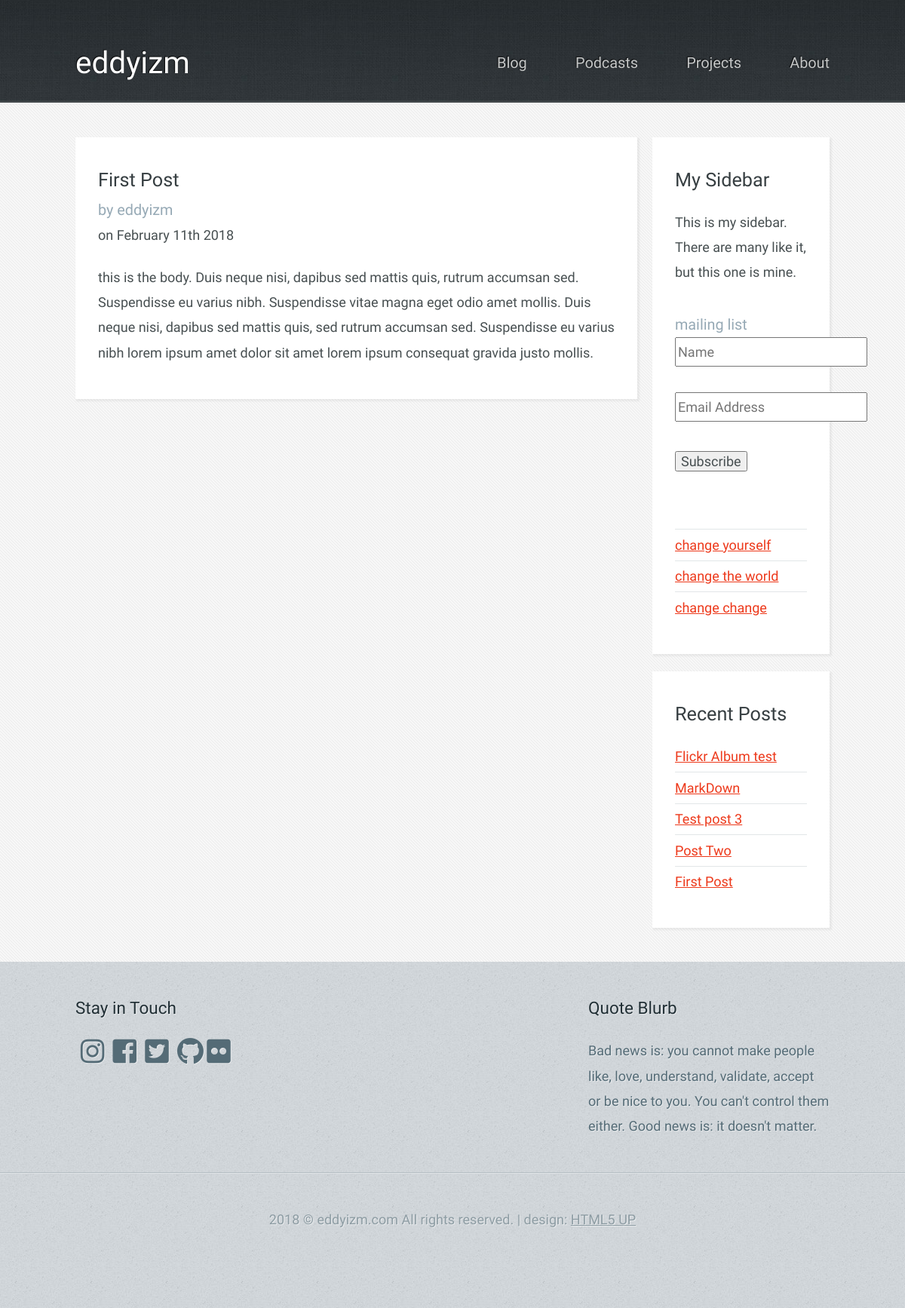
Page /blog/1/ on the committed database.
### blog/models.py (models this page shows, shortened)
class BlogPost(models.Model):
    title = models.CharField(max_length=255)
    date = models.DateTimeField()
    body = models.CharField(max_length=20000)
    author = models.ForeignKey(Author, on_delete=models.DO_NOTHING,)
    tags = models.ManyToManyField(Tag)
    class Meta:
        ordering = ['-date',]

class Author(models.Model):
    name = models.CharField(max_length=64)
    email = models.CharField(max_length=64)

### blog/views.py (the view)
# urls.py: url(r'^blog/(?P<id>[0-9]+)/', views.post_detail, name='post_detail'),
def post_detail(request, id):
    post = BlogPost.objects.get(pk = id);
    posts = BlogPost.objects.all()[:5];
    return render_to_response('blog/post.html', {'post' : post, 'posts' : posts})

### blog/templates/blog/post.html (shortened to what this page needs)
{% extends "blog/layout.html" %}
{% block content %}
      <div id="content-wrapper">
        <div id="content">
          <div class="container">
            <div class="row">
              <div class="9u 12u(mobile)">
                <section>
                  <header>
                      <h2>{{ post.title }}</h2>
                      <h3> <span>by </span> {{ post.author.name }}</h3>
                      <h4> <span>on {{ post.date|date:"F jS o" }} </span></h4>
                  </header>
                    <p> {{ post.body| safe }} </p>
                </section>
               </div>
              <div class="3u 12u(mobile)">
                <section>
                    <header>
                      <h2>My Sidebar</h2>
                    </header>
                    <p>
                      This is my sidebar. There are many like it, but this one is mine.
                    </p>
                    <ul class="link-list">
                      <li>
                          <div class="entry-content" itemprop="text">
                              <div id="mc_embed_signup">
                              <form id="mc-embedded-subscribe-form" class="validate" action="https://eddyizm.us17.list-manage.com/subscribe/post?u=d53e408a6ccb1e1ce4059fb9c&amp;id=9d4ffc78c0" method="post" name="mc-embedded-subscribe-form" novalidate="" target="_blank">
                              <div id="mc_embed_signup_scroll">
                              <h3>mailing list</h3>
                              <div class="mc-field-group">
                                <input id="mce-FNAME" class="required" name="FNAME" placeholder="Name" type="text" value="" /></div>
                                <div class="mc-field-group">
                                <br />
                                <input id="mce-EMAIL" class="required email" name="EMAIL" type="email" placeholder="Email Address" value="" /></div>
                              <div class="clear"><input id="mc-embedded-subscribe" class="button" name="subscribe" type="submit" value="Subscribe" /></div>
                              </div>
                              </form>
                              </div>
                              <p><br />
                              </li>
                      <li><a href="#">change yourself</a></li>
                      <li><a href="#">change the world</a></li>
                      <li><a href="#">change change</a></li>
                    </ul>
                </section>
                <section>
                    <header>
                      <h2>Recent Posts</h2>
                    </header>
                    <ul class="link-list">
                      {% for blog_post in posts %}
                      <li><a href="/blog/{{ blog_post.id }}/"> {{ blog_post.title }} </a></li>
                      {% endfor %}
                      </ul>
                 </section>
              </div>
            </div>
          </div>
        </div>
      </div>
    </div>
      {% endblock %}

### blog/static/blog/assets/css/main.css (style rules this page uses)
html, body, div, span, applet, object, iframe, h1, h2, h3, h4, h5, h6, p, blockquote, pre, a, abbr, acronym, address, big, cite, code, del, dfn, em, img, ins, kbd, q, s, samp, small, strike, strong, sub, sup, tt, var, b, u, i, center, dl, dt, dd, ol, ul, li, fieldset, form, label, legend, table, caption, tbody, tfoot, thead, tr, th, td, article, aside, canvas, details, embed, figure, figcaption, footer, header, hgroup, menu, nav, output, ruby, section, summary, time, mark, audio, video { margin: 0; padding: 0; border: 0; font-size: 100%; font: inherit; vertical-align: baseline; }
article, aside, details, figcaption, figure, footer, header, hgroup, menu, nav, section { display: block; }
body { line-height: 1; }
ol, ul { list-style: none; }
body { -webkit-text-size-adjust: none; }
*, *:before, *:after { -moz-box-sizing: border-box; -webkit-box-sizing: border-box; box-sizing: border-box; }
.container { margin-left: auto; margin-right: auto; }
.container { width: 960px; }
@media screen and (min-width: 737px) { .container { width: 1200px; } }
@media screen and (min-width: 737px) and (max-width: 1200px) { .container { width: 1000px; } }
.row { border-bottom: solid 1px transparent; -moz-box-sizing: border-box; -webkit-box-sizing: border-box; box-sizing: border-box; }
.row > * { float: left; -moz-box-sizing: border-box; -webkit-box-sizing: border-box; box-sizing: border-box; }
.row:after, .row:before { content: ''; display: block; clear: both; height: 0; }
.row > * { padding: 0 0 0 40px; }
.row { margin: 0 0 -1px -40px; }
.\39 u, .\39 u\24 { width: 75%; clear: none; margin-left: 0; }
.\33 u, .\33 u\24 { width: 25%; clear: none; margin-left: 0; }
@media screen and (min-width: 737px) { .row > * { padding: 25px 0 0 25px; } }
@media screen and (min-width: 737px) { .row { margin: -25px 0 -1px -25px; } }
@media screen and (min-width: 737px) and (max-width: 1200px) { .row > * { padding: 20px 0 0 20px; } }
@media screen and (min-width: 737px) and (max-width: 1200px) { .row { margin: -20px 0 -1px -20px; } }
body { background: #D4D9DD url("images/bg03.jpg"); color: #474f51; font-size: 13.5pt; font-family: 'Yanone Kaffeesatz'; line-height: 1.85em; font-weight: 300; }
input, textarea, select { color: #474f51; font-size: 13.5pt; font-family: 'Yanone Kaffeesatz'; line-height: 1.85em; font-weight: 300; }
ul, ol, p, dl { margin: 0 0 2em 0; }
a { text-decoration: underline; }
section > :last-child, .last-child { margin-bottom: 0 !important; }
.link-list li { padding: 0.2em 0 0.2em 0; }
.link-list li:first-child { padding-top: 0 !important; border-top: 0 !important; }
.link-list li:last-child { padding-bottom: 0 !important; border-bottom: 0 !important; }
#content .link-list li { border-bottom: solid 1px #e2e6e8; }
@media screen and (min-width: 737px) { body { min-width: 1200px; } }
@media screen and (min-width: 737px) { section:last-child { margin-bottom: 0 !important; } }
@media screen and (min-width: 737px) { #content-wrapper { background: #f7f7f7 url("images/bg04.png"); border-top: solid 1px #fff; padding: 45px 0 45px 0; } }
@media screen and (min-width: 737px) { #content section { background: #fff; padding: 40px 30px 45px 30px; box-shadow: 2px 2px 2px 1px rgba(128, 128, 128, 0.1); margin: 0 0 10% 0; } }
@media screen and (min-width: 737px) { #content h2 { font-size: 1.8em; color: #373f42; margin: 0 0 0.25em 0; } }
@media screen and (min-width: 737px) { #content h3 { color: #96a9b5; font-size: 1.25em; } }
@media screen and (min-width: 737px) { #content a { color: #ED391B; } }
@media screen and (min-width: 737px) { #content header { margin: 0 0 2em 0; } }
@media screen and (min-width: 737px) and (max-width: 1200px) { body { min-width: 1000px; } }
@media screen and (min-width: 737px) and (max-width: 1200px) { #content h2 { font-size: 1.4em; } }
@media screen and (min-width: 737px) and (max-width: 1200px) { #content h3 { font-size: 1.1em; } }
@media screen and (min-width: 737px) and (max-width: 1200px) { #content header { margin: 0 0 1.25em 0; } }

### rows in the picture
BlogPost: title "First Post", author.name "eddyizm", date "February 11th 2018", body "this is the body. Duis neque nisi, dapibus sed mattis quis, rutrum accumsan sed. Suspendisse eu varius nibh. Suspendisse vitae magna eget odio amet mollis. Duis neque nisi, dapibus sed mattis quis, sed rutrum accumsan sed. Suspendisse eu varius nibh lorem ipsum amet dolor sit amet lorem ipsum consequat gravida justo mollis."
BlogPost: title "Flickr Album test"
BlogPost: title "MarkDown"
BlogPost: title "Test post 3"
BlogPost: title "Post Two"
